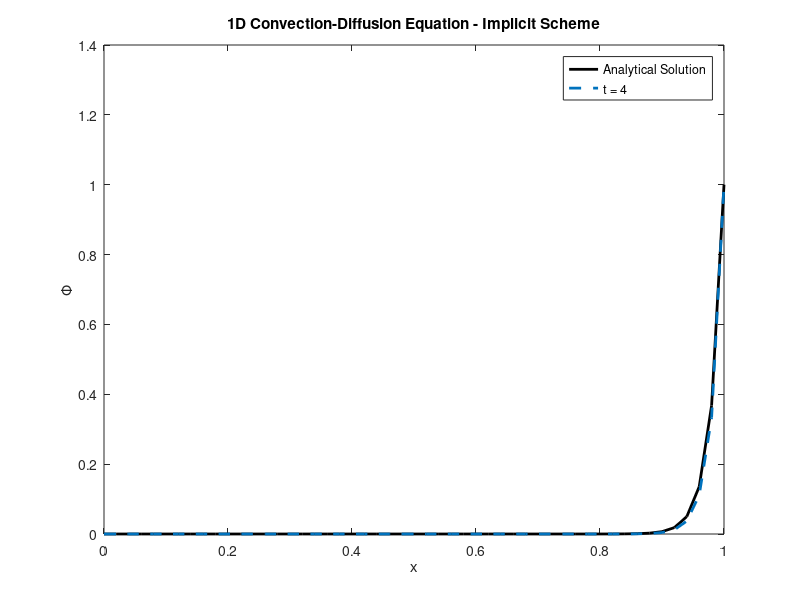

Recreate this plot in MATLAB.
clear all
clc

rho = 1;
L = 1;
u = 1;
Tau = 0.02;
phi_0 = 0;
phi_L = 1;
num_nodes = 50;
dt = 0.02;
max_t = 4;

dx = L / num_nodes;
x = 0:dx:L;

Pe = rho * u * L / Tau;
phi_theory = phi_0 + (exp(x*Pe/L)-1)/(exp(Pe)-1)*(phi_L - phi_0);

D = Tau * dt / (rho * dx^2);
C = u * dt / (2 * dx);

phi = linspace(phi_0, phi_L, num_nodes + 1)';

A_E = C - D;
A_P = 1 + 2 * D;
A_W = -C - D;

Q_0 = -A_W * phi_0;
Q_N = -A_E * phi_L;

t = 0.00;
figure;
while t < max_t
    phi(1) = phi_0;
    phi(end) = phi_L;
    
    A = diag(A_P * ones(num_nodes + 1, 1)) + diag(A_E * ones(num_nodes, 1), 1) + diag(A_W * ones(num_nodes, 1), -1);
    
    A(1, 1) = 1;
    A(end, end) = 1;

    b = phi;
    b(1,1) = (Q_0);
    b(end,1) = (Q_N);
    
    phi = A \ b;
    
    t = t + dt;
    if t > 0
        plot(x,phi_theory,'-k','LineWidth',2, 'DisplayName', 'Analytical Solution');
        hold on;
        plot(x, phi, '--', 'LineWidth', 2, 'DisplayName', ['t = ' num2str(t)]);
        hold on;
        xlabel('x');
        ylabel('\Phi');
        title('1D Convection-Diffusion Equation - Implicit Scheme');
        legend('show');
        drawnow;
        pause(0.01);
        hold off;
    end
end

